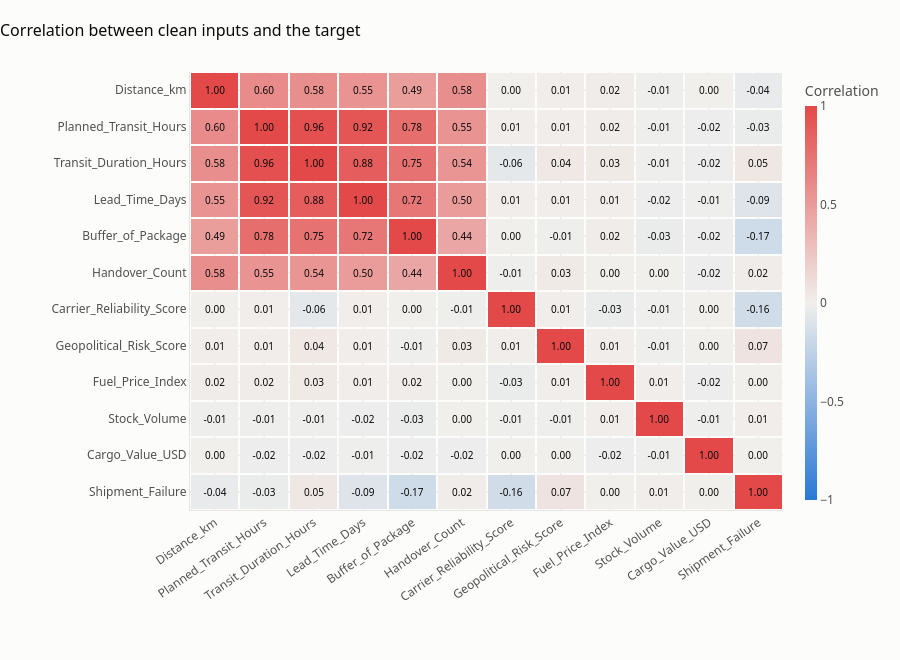

The notebook cell saved with this chart:
### Markdown cell above
### 9. How the columns relate to each other now

In notebook 01 the strongest link between any two raw columns was 0.34. Here is the same picture for the clean inputs, with the target added as the last row.

### Code cell
input_numeric = [
    "Distance_km", "Planned_Transit_Hours", "Transit_Duration_Hours", "Lead_Time_Days",
    "Buffer_of_Package", "Handover_Count", "Carrier_Reliability_Score",
    "Geopolitical_Risk_Score", "Fuel_Price_Index", "Stock_Volume", "Cargo_Value_USD",
]
corr = clean[input_numeric + ["Shipment_Failure"]].corr().round(2)

fig = go.Figure(go.Heatmap(
    z=corr.values, x=corr.columns, y=corr.index, zmin=-1, zmax=1,
    colorscale=[[0, "#2a78d6"], [0.5, "#f0efec"], [1, "#e34948"]],
    text=corr.values, texttemplate="%{text:.2f}", textfont=dict(color=INK, size=10),
    xgap=2, ygap=2, colorbar=dict(title="Correlation", thickness=12),
    hovertemplate="%{y}<br>%{x}<br>Correlation: %{z:.2f}<extra></extra>",
))
fig.update_yaxes(autorange="reversed")
fig.update_xaxes(tickangle=-35)
style(fig, "Correlation between clean inputs and the target", height=660)
fig.update_layout(margin=dict(l=190, b=150))
fig.show()

print("Link between each input and Shipment_Failure, strongest first:")
corr["Shipment_Failure"].drop("Shipment_Failure").sort_values(key=abs, ascending=False).to_frame("correlation")

### Figure 1 — Plotly figure (JSON) as saved in the notebook; plotly's stock layout.template omitted (floating-point values rounded to 4 significant figures; data arrays with more than 128 entries replaced by an {"elided": "..."} marker saying what was removed)
{"data": [{"colorbar": {"thickness": 12, "title": {"text": "Correlation"}}, "colorscale": [[0, "#2a78d6"], [0.5, "#f0efec"], [1, "#e34948"]], "hovertemplate": "%{y}<br>%{x}<br>Correlation: %{z:.2f}<extra></extra>", "text": {"elided": "12x12 float values"}, "textfont": {"color": "#0b0b0b", "size": 10}, "texttemplate": "%{text:.2f}", "type": "heatmap", "x": ["Distance_km", "Planned_Transit_Hours", "Transit_Duration_Hours", "Lead_Time_Days", "Buffer_of_Package", "Handover_Count", "Carrier_Reliability_Score", "Geopolitical_Risk_Score", "Fuel_Price_Index", "Stock_Volume", "Cargo_Value_USD", "Shipment_Failure"], "xgap": 2, "y": ["Distance_km", "Planned_Transit_Hours", "Transit_Duration_Hours", "Lead_Time_Days", "Buffer_of_Package", "Handover_Count", "Carrier_Reliability_Score", "Geopolitical_Risk_Score", "Fuel_Price_Index", "Stock_Volume", "Cargo_Value_USD", "Shipment_Failure"], "ygap": 2, "z": {"elided": "12x12 float values"}, "zmax": 1, "zmin": -1}], "layout": {"font": {"color": "#52514e", "family": "Segoe UI, Arial, sans-serif", "size": 12}, "height": 660, "hoverlabel": {"bgcolor": "white", "font": {"color": "#0b0b0b"}}, "margin": {"b": 150, "l": 190, "r": 32, "t": 72}, "paper_bgcolor": "#fcfcfb", "plot_bgcolor": "#fcfcfb", "title": {"font": {"color": "#0b0b0b", "size": 16}, "text": "Correlation between clean inputs and the target", "x": 0, "xanchor": "left"}, "xaxis": {"gridcolor": "#e6e5e1", "linecolor": "#e6e5e1", "tickangle": -35, "zeroline": false}, "yaxis": {"autorange": "reversed", "gridcolor": "#e6e5e1", "linecolor": "#e6e5e1", "zeroline": false}}}
